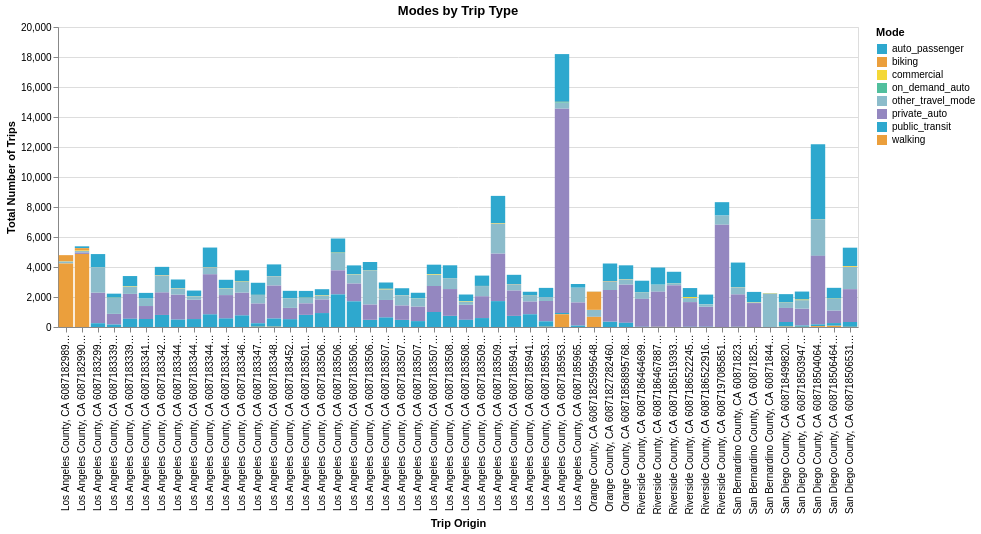

Source (notebook cell):
### Code cell
alt.Chart(modes_breakdown).mark_bar().encode(
    x=alt.X("Trip Grouping:O", title = "Trip Origin"),
    y=alt.Y("Total Trips:Q", title="Total Number of Trips"),
    color=alt.Color("Mode:N", scale=alt.Scale(range=cp.CALITP_CATEGORY_BRIGHT_COLORS)),
    tooltip = ['Total Trips', 'Mode']
    ).properties(
    width=800,  
    height=300,
    title='Modes by Trip Type')

### Figure 1 — Vega-Lite specification as saved in the notebook (floating-point values rounded to 4 significant figures; data arrays with more than 128 entries replaced by an {"elided": "..."} marker saying what was removed)
{"config": {"view": {"continuousWidth": 300, "continuousHeight": 300}}, "data": {"name": "data-227b673fff39ff248d509df011f20cd9"}, "mark": {"type": "bar"}, "encoding": {"color": {"field": "Mode", "scale": {"range": ["#2EA8CE", "#EB9F3C", "#F4D837", "#51BF9D", "#8CBCCB", "#9487C0"]}, "type": "nominal"}, "tooltip": [{"field": "Total Trips", "type": "quantitative"}, {"field": "Mode", "type": "nominal"}], "x": {"field": "Trip Grouping", "title": "Trip Origin", "type": "ordinal"}, "y": {"field": "Total Trips", "title": "Total Number of Trips", "type": "quantitative"}}, "height": 300, "title": "Modes by Trip Type", "width": 800, "$schema": "https://vega.github.io/schema/vega-lite/v5.20.1.json", "datasets": {"data-227b673fff39ff248d509df011f20cd9": {"elided": "330 records"}}}
